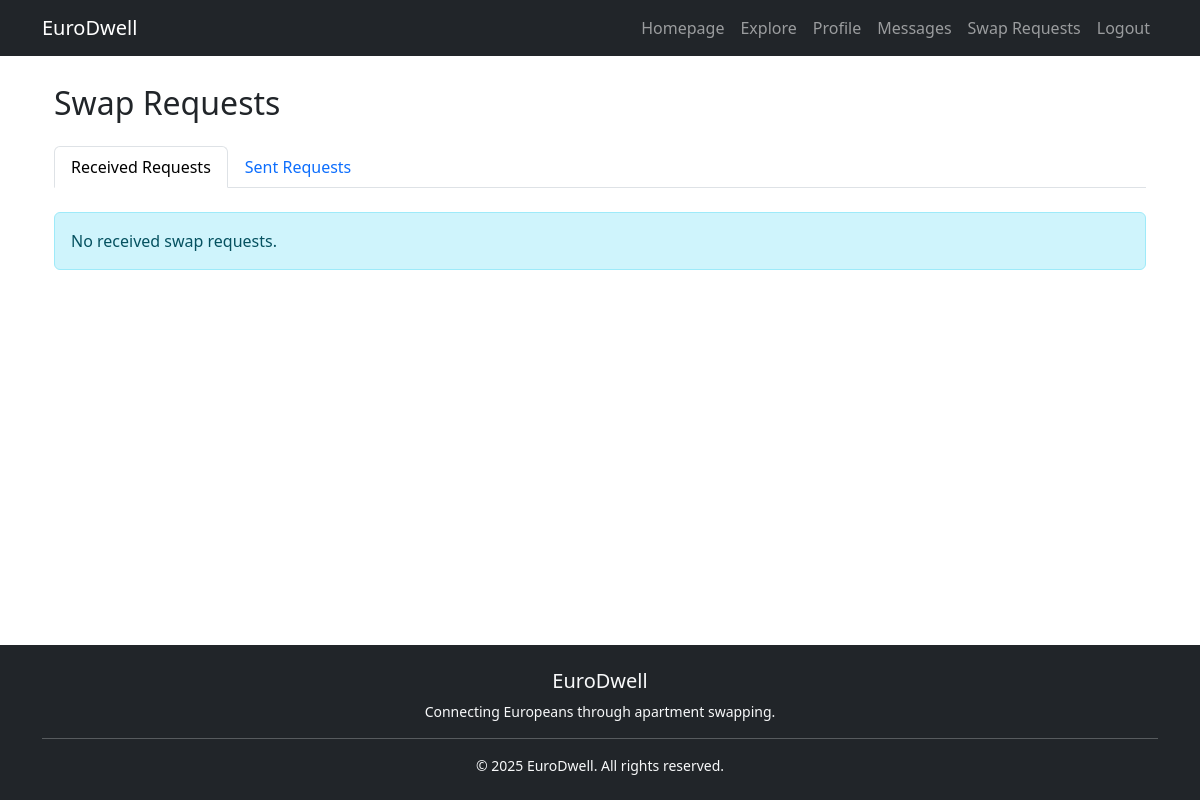
The app's page /swap_requests/ (signed in), older data.
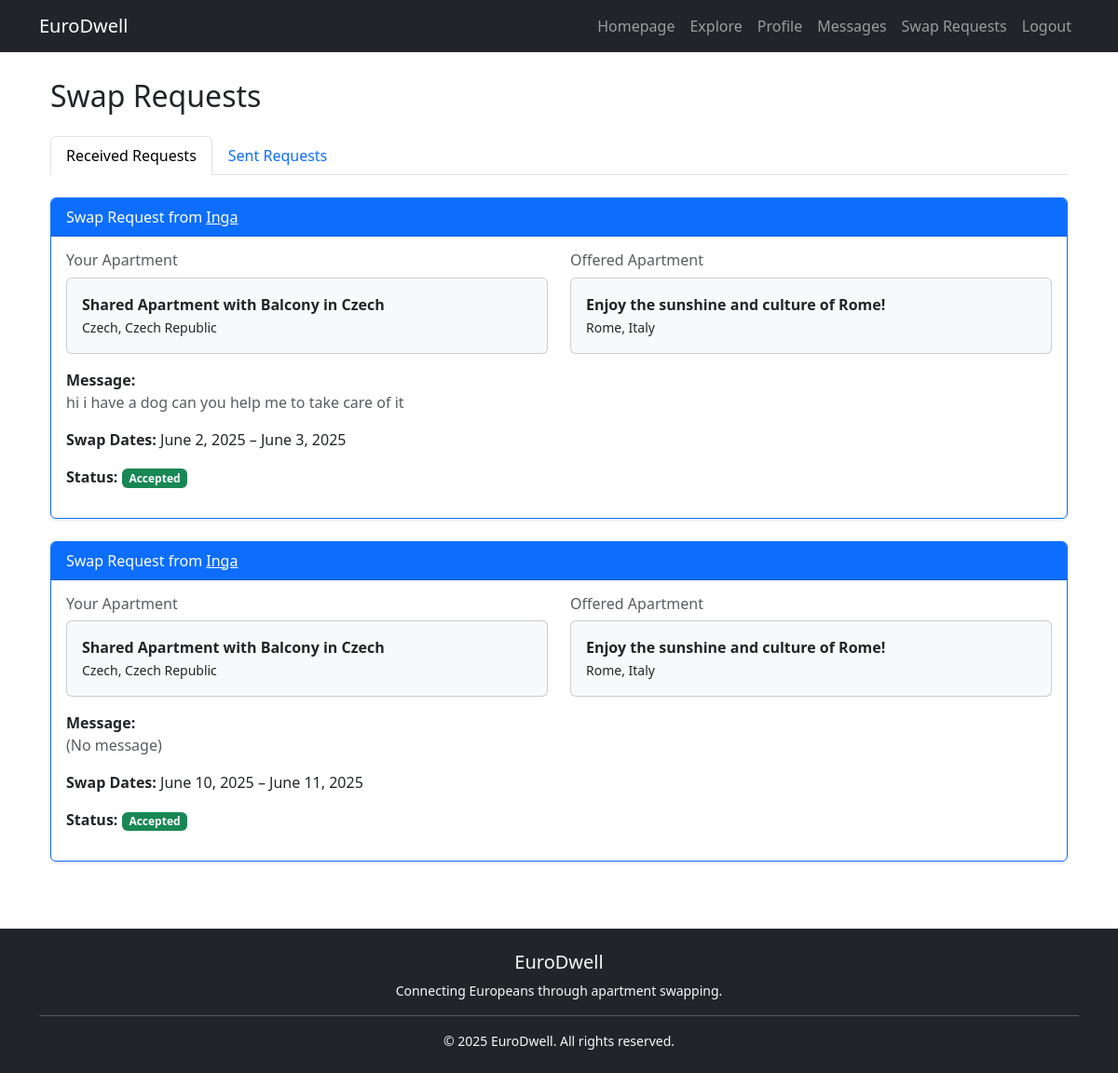
The same page, newer data.
### app/models.py (models this page shows, shortened)
class SwapRequest(models.Model):
    requester = models.ForeignKey(User, on_delete=models.CASCADE, related_name="sent_requests")
    recipient = models.ForeignKey(User, on_delete=models.CASCADE, related_name="received_requests")
    apartment_requested = models.ForeignKey(Apartment, on_delete=models.CASCADE, related_name="requests")
    apartment_offered = models.ForeignKey(Apartment, on_delete=models.CASCADE, related_name="offers", null=True, blank=True)
    status_choices = [('Pending', 'Pending'), ('Accepted', 'Accepted'), ('Declined', 'Declined')]
    status = models.CharField(max_length=10, choices=status_choices, default='Pending')
    created_at = models.DateTimeField(auto_now_add=True)
    message = models.TextField(blank=True, null=True)
    swap_start_date = models.DateField(null=True, blank=True)
    swap_end_date = models.DateField(null=True, blank=True)

class Apartment(models.Model):
    user = models.ForeignKey(User, on_delete=models.CASCADE)
    title = models.CharField(max_length=200)
    description = models.TextField()
    country = models.CharField(max_length=100,default='Norway')
    city = models.CharField(max_length=100,default='Oslo')
    bedrooms = models.IntegerField(default=1)
    bathrooms = models.IntegerField(default=1)
    shared_bathroom = models.BooleanField(default=False)
    shared_kitchen = models.BooleanField(default=False)
    available_from = models.DateField(default=date.today)
    available_until = models.DateField(default=default_available_until)
    created_at = models.DateTimeField(auto_now_add=True)
    updated_at = models.DateTimeField(auto_now=True)
    @property
    def location(self):
        return f"{self.city}, {self.country}"

### app/views.py (the view)
# urls.py: path('swap_requests/', views.swap_requests, name='swap_requests'),
@login_required
def swap_requests(request):
    requests_sent = SwapRequest.objects.filter(requester=request.user).order_by('-created_at')
    requests_received = SwapRequest.objects.filter(apartment_requested__user=request.user).order_by('-created_at')
    return render(request, "swap_requests.html", {"sent_requests": requests_sent, "received_requests": requests_received})

### app/context_processors.py (called while the page is built)
def unread_message_count(request):
    if request.user.is_authenticated:
        count = Message.objects.filter(receiver=request.user, is_read=False).count()
        return {'unread_message_count': count}
    return {}

def pending_swap_requests_count(request):
    if request.user.is_authenticated:
        count = SwapRequest.objects.filter(
            apartment_requested__user=request.user,
            status='Pending'
        ).count()
        return {'pending_swap_requests_count': count}
    return {}

### app/templates/swap_requests.html (shortened to what the changed rows need)
{% extends 'base.html' %}
{% block content %}
<div class="container">
    <div class="row">
        <div class="col-md-12">
            <h2 class="mb-4">Swap Requests</h2>
            <div class="tab-content" id="swapTabsContent">
                <div class="tab-pane fade show active" id="received" role="tabpanel">
                    {% if received_requests %}
                        {% for request in received_requests %}
                            <div class="card mb-4 border-primary shadow-sm">
                                <div class="card-header bg-primary text-white">
                                    Swap Request from <a href="{% url 'user_profile' request.requester.id %}" class="text-white text-decoration-underline">{{ request.requester.username }}</a>
                                </div>
                                <div class="card-body">
                                    <div class="row mb-3">
                                        <div class="col-md-6">
                                            <h6 class="text-muted">Your Apartment</h6>
                                            <div class="card bg-light">
                                                <div class="card-body">
                                                    <strong>{{ request.apartment_requested.title }}</strong><br>
                                                    <small>{{ request.apartment_requested.location }}</small>
                                                </div>
                                            </div>
                                        </div>
                                        <div class="col-md-6">
                                            <h6 class="text-muted">Offered Apartment</h6>
                                            <div class="card bg-light">
                                                <div class="card-body">
                                                    <strong>{{ request.apartment_offered.title }}</strong><br>
                                                    <small>{{ request.apartment_offered.location }}</small>
                                                </div>
                                            </div>
                                        </div>
                                    </div>
                                    <p><strong>Message:</strong><br>
                                        <span class="text-muted">{{ request.message|default:"(No message)"|linebreaksbr }}</span>
                                    </p>
                                    {% if request.swap_start_date and request.swap_end_date %}
                                        <p><strong>Swap Dates:</strong> {{ request.swap_start_date }} – {{ request.swap_end_date }}</p>
                                    {% else %}
                                        <p><strong>Swap Dates:</strong> <span class="text-muted">Not specified</span></p>
                                    {% endif %}
                                    <p><strong>Status:</strong>
                                        <span class="badge {% if request.status == 'Accepted' %}bg-success{% elif request.status == 'Declined' %}bg-danger{% else %}bg-secondary{% endif %}">
                                            {{ request.status }}
                                        </span>
                                    </p>
                                </div>
                            </div>
                        {% endfor %}
                    {% else %}
                        <div class="alert alert-info">No received swap requests.</div>
                    {% endif %}
                </div>
            </div>
        </div>
    </div>
</div>
{% endblock %}

Row changes from the older to the newer data that the page shows:
added SwapRequest: requester.username "Inga", apartment_requested "Shared Apartment with Balcony in Czech", apartment_requested.location "Czech, Czech Republic", apartment_offered "Enjoy the sunshine and culture of Rome!", apartment_offered.location "Rome, Italy", message "hi i have a dog can you help me to take care of it", swap_start_date "June 2, 2025", swap_end_date "June 3, 2025", status "Accepted"
added SwapRequest: requester.username "Inga", apartment_requested "Shared Apartment with Balcony in Czech", apartment_requested.location "Czech, Czech Republic", apartment_offered "Enjoy the sunshine and culture of Rome!", apartment_offered.location "Rome, Italy", message "(No message)", swap_start_date "June 10, 2025", swap_end_date "June 11, 2025", status "Accepted"
Text that changed along with them:
text no longer shown: "No received swap requests."
